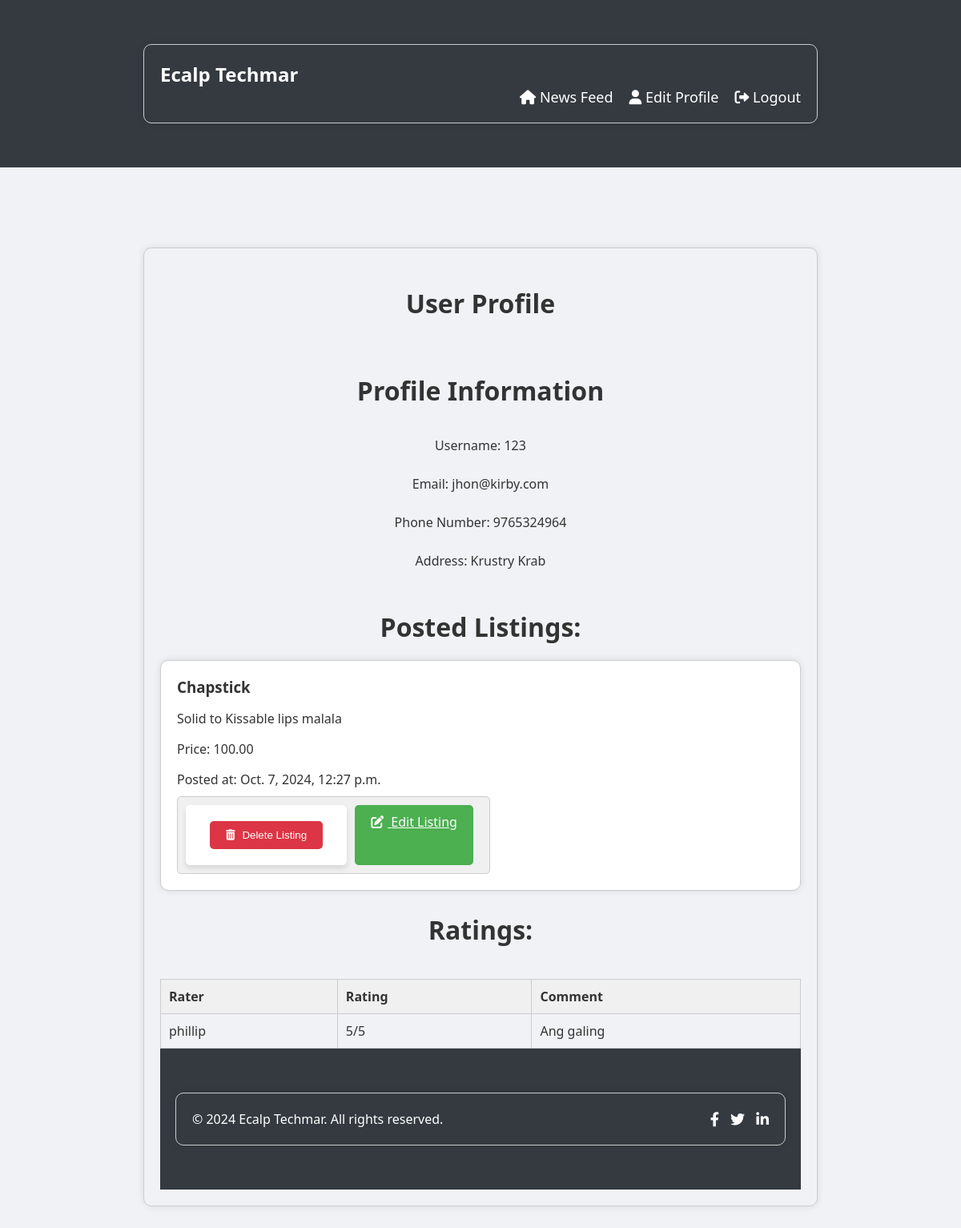
/newsfeed/profile/15/ (signed in), run on the app's committed database.
### newsfeed/models.py (models this page shows, shortened)
class Profile(models.Model):
    user = models.OneToOneField(User, on_delete=models.CASCADE)
    mobile_number = models.CharField(max_length=20)
    address = models.CharField(max_length=255)

class Product(models.Model):
    title = models.CharField(max_length=255)
    description = models.TextField()
    price = models.DecimalField(max_digits=10, decimal_places=2)
    image = models.ImageField(upload_to='products/')
    mobile_number = models.CharField(max_length=20)
    location = models.CharField(max_length=255)
    user = models.ForeignKey(User, on_delete=models.CASCADE)
    created_at = models.DateTimeField(auto_now_add=True)
    category = models.CharField(max_length=50, choices=[('Electronics', 'Electronics'), ('Fashion and Beauty', 'Fashion and Beauty'), ('Home and Garden', 'Home and Garden'), ('Sports and Leisure', 'Sports and Leisure'), ('Others', 'Others')], default='Others')
    is_active = models.BooleanField(default=True)

class Rating(models.Model):
    user = models.ForeignKey(User, on_delete=models.CASCADE)
    rated_user = models.ForeignKey(User, on_delete=models.CASCADE, related_name='rated_user')
    rating = models.IntegerField()
    comment = models.TextField(blank=True)

### newsfeed/views.py (the view, shortened to what this page needs)
# urls.py: path('profile/', profile, name='profile'),
@login_required
def profile(request, pk):
    if pk is None:
        pk = request.user.pk
    user = get_object_or_404(User, pk=pk)
    profile = user.profile
    is_owner = user == request.user
    ratings = Rating.objects.filter(rated_user=user)
    if is_owner:
        edit_form = ProfileForm(instance=profile)
        rating_form = None
    else:
        edit_form = None
        rating_form = RatingForm()
    products = Product.objects.filter(user=user, is_active=True)
    return render(request, 'profile.html', {'products': products, 'edit_form': edit_form, 'rating_form': rating_form, 'user': user, 'is_owner': is_owner, 'ratings': ratings})

### newsfeed/templates/profile.html (shortened to what this page needs)
<!DOCTYPE html>
<html lang="en">
<head>
    {% load static %}
    <link rel="stylesheet" href="{% static 'main/styles.css' %}">
    <link rel="stylesheet" href="https://cdnjs.cloudflare.com/ajax/libs/font-awesome/6.0.0-beta3/css/all.min.css">
</head>
<body>
    <header>
        <div class="container">
            <h1 class="logo">Ecalp Techmar</h1>
            <nav>
                <ul>
                    <li><a href="{% url 'newsfeed' %}"><i class="fas fa-home"></i> News Feed</a></li>
                    {% if is_owner %}
                        <li><a href="{% url 'edit_profile' %}"><i class="fas fa-user"></i> Edit Profile</a></li>
                    {% endif %}
                    <li><a href="{% url 'home' %}"><i class="fas fa-sign-out-alt"></i> Logout</a></li>
                </ul>
            </nav>
        </div>
    </header>
    <section id="user-profile">
        <div class="container">
            <h2>User Profile</h2>
            <div class="profile-info">
                <h2>Profile Information</h2>
                <p>Username: {{ user.username }}</p>
                <p>Email: {{ user.email }}</p>
                <p>Phone Number: {{ user.profile.mobile_number }}</p>
                <p>Address: {{ user.profile.address }}</p>
            </div>
<div class="posted-listings">
    <h2>Posted Listings:</h2>
    {% for product in products %}
    <div class="listing-card">
        <h3>{{ product.title }}</h3>
        <p>{{ product.description }}</p>
        <p>Price: {{ product.price }}</p>
        <p>Posted at: {{ product.created_at }}</p>
        {% if is_owner %}
        <div class="button-group">
            <div class="button-container">
                <form method="post" action="{% url 'delete_listing' product.pk %}">
                    <button type="submit" class="button delete-button">
                        <i class="fas fa-trash-alt"></i> Delete Listing
                    </button>
                </form>
                <a href="{% url 'edit_listing' product.pk %}" class="button edit-button">
                    <i class="fas fa-edit"></i> Edit Listing
                </a>
            </div>
        </div>
        {% endif %}
    </div>
    {% endfor %}
</div>
   <div class="ratings">
  <h2>Ratings:</h2>
  <table class="ratings-table">
    <thead>
      <tr>
        <th>Rater</th>
        <th>Rating</th>
        <th>Comment</th>
      </tr>
    </thead>
    <tbody>
      {% for rating in ratings %}
      <tr>
        <td>{{ rating.user.username }}</td>
        <td>{{ rating.rating }}/5</td>
        <td>{{ rating.comment }}</td>
      </tr>
      {% endfor %}
    </tbody>
  </table>
</div>
    <footer>
        <div class="container">
            <div class="footer-content">
                <p>&copy; 2024 Ecalp Techmar. All rights reserved.</p>
                <div class="social-links">
                    <a href="#"><i class="fab fa-facebook-f"></i></a>
                    <a href="#"><i class="fab fa-twitter"></i></a>
                    <a href="#"><i class="fab fa-linkedin-in"></i></a>
                </div>
            </div>
        </div>
    </footer>
</body>
</html>

### main/static/main/styles.css (style rules this page uses)
body { font-family: 'Segoe UI', Tahoma, Geneva, Verdana, sans-serif; margin: 0; padding: 0; box-sizing: border-box; background-color: #f0f2f5; color: #333; }
header { background-color: #343a40; color: white; padding: 15px 0; position: sticky; top: 0; z-index: 1000; }
.container { width: 90%; max-width: 1200px; margin: 0 auto; padding: 0 15px; }
.logo { margin: 0; font-size: 24px; }
nav ul { list-style: none; padding: 0; display: flex; justify-content: flex-end; margin: 0; }
nav ul li { margin-left: 20px; }
nav ul li a { color: white; text-decoration: none; font-size: 18px; transition: color 0.3s; }
section { padding: 60px 0; }
section h2 { text-align: center; margin-bottom: 40px; font-size: 32px; }
form { max-width: 600px; margin: 0 auto; background-color: white; padding: 20px; border-radius: 5px; box-shadow: 0 4px 6px rgba(0, 0, 0, 0.1); }
footer { background-color: #343a40; color: white; padding: 15px 0; text-align: center; }
.footer-content { display: flex; justify-content: space-between; align-items: center; flex-wrap: wrap; }
.footer-content p { margin: 0; }
.footer-content .social-links a { color: white; margin-left: 10px; font-size: 18px; transition: color 0.3s; }

### newsfeed/templates/profile.html (style rules this page uses)
.container { max-width: 800px; margin: 40px auto; padding: 20px; border: 1px solid #ccc; border-radius: 10px; box-shadow: 0 0 10px rgba(0, 0, 0, 0.1); }
.profile-info { display: flex; flex-direction: column; align-items: center; }
.profile-info h2 { margin-bottom: 20px; }
.profile-info p { margin-bottom: 10px; }
.posted-listings { margin-top: 40px; }
.posted-listings h2 { margin-bottom: 20px; }
.posted-listings h3 { margin-bottom: 10px; }
.ratings-table { border-collapse: collapse; width: 100%; }
.ratings-table th, .ratings-table td { border: 1px solid #ccc; padding: 10px; text-align: left; }
.ratings-table th { background-color: #f0f0f0; }
.listing-card { background-color: #fff; padding: 20px; border: 1px solid #ccc; border-radius: 10px; box-shadow: 0 0 10px rgba(0, 0, 0, 0.1); margin-bottom: 20px; text-align: center; }
.listing-card h3 { margin-top: 0; text-align: left; }
.listing-card p { margin-bottom: 10px; text-align: left; }
.button-group { display: flex; flex-wrap: nowrap; justify-content: space-between; margin-top: 10px; }
.button-container { display: flex; flex-wrap: nowrap; justify-content: space-between; padding: 10px; border: 1px solid #ccc; border-radius: 5px; background-color: #f0f0f0; }
.button { background-color: #4CAF50; color: #fff; border: none; padding: 10px 20px; border-radius: 5px; cursor: pointer; margin: 0 10px; }
.delete-button { background-color: #dc3545; }
.edit-button { background-color: #4CAF50; }
.button i { margin-right: 5px; }

### data on the page
Product: title "Chapstick", description "Solid to Kissable lips malala", price "100.00", created_at "Oct. 7, 2024, 12:27 p.m."
Rating: user.username "phillip", rating "5", comment "Ang galing"

### other printed values
{{ user.username }} "123"
{{ user.email }} "jhon@kirby.com"
{{ user.profile.mobile_number }} "9765324964"
{{ user.profile.address }} "Krustry Krab"
